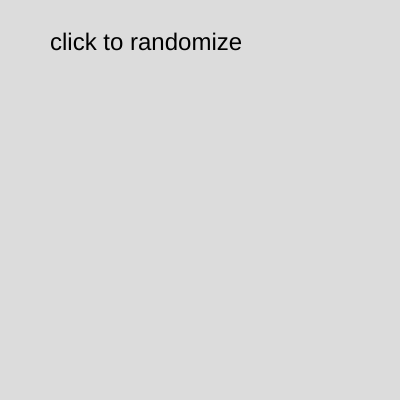
Frame 1 (no input)
Frame 60 (no input): identical to frame 1, image omitted
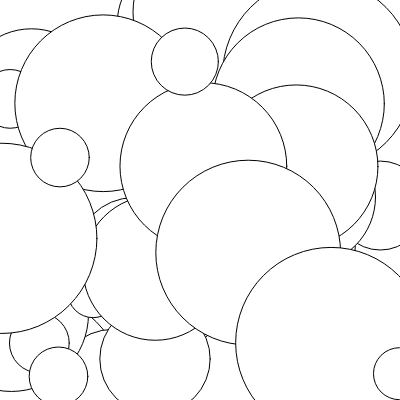
Frame 120 (the mouse pressed at the canvas centre since frame 60)

The p5.js sketch that drew these frames (run headless with seeded random() and noise() and a simulated clock; from frame 60 on, the mouse is pressed at the canvas centre):

// p5.js sketch
// ── sketch.js
//types of houseplants
let plants = [{
  name: "anthurium",
  color: "black king"
}, {
  name: "philodendron",
  color: "green congo"
}, {
  name: "calathea",
  color: "white fusion"
}, {
  name: "potho",
  color: "grey feather"
}, {
  name: "peperomia",
  color: "striped one"
}, {
  name: "hoya",
  color: "murky splash"
}];


let randomIndex;
let animating = false;
// let counter = 0;

function setup() {
  createCanvas(400, 400);
  background(220);
  textSize(24);
  text("click to randomize", 50, 50);

  // setTimeout(changeBackground, 1000);

}

function draw() {

if(animating==true){
  ellipse(random(width), random(height), random(50, 200));

}



}
// function changeBackground(){
//   if (counter <=5) {
//   counter++;
//   console.log(counter)
//   background(random(255), random(255), random(255));
//   setTimeout(changeBackground, 1000);
// } else {
// }
// }


function randomizer(){
animating = false;


  if (plants[0]){
    background(random(150,200));
    randomIndex= int(random(plants.length));
    text(`${plants[randomIndex].name}'s one type of color
    is ${plants[randomIndex].color}`, 50,50);
    // text(plants[randomIndex].name + "'s natural color is " + plants[randomIndex].color, 50,50);
    plants.splice(randomIndex, 1);
  } else {
  background(random(150,200));
  text("thats all folks!", 50, 50)

  }
}

function mousePressed() {
  animating = true;
  setTimeout (randomizer, 2000);

}



// plants[1] = "philodendron leaf"
// console.log(plants);
//
// console.log("initial array is " + plants)
// console.log(plants);
//
// plants.splice(2, 2);
// console.log("array after splice")
// console.log(plants);

// .....pull a random integer from objects.....
// console.log(random(5));
// console.log(plants[int(random(5))]);
